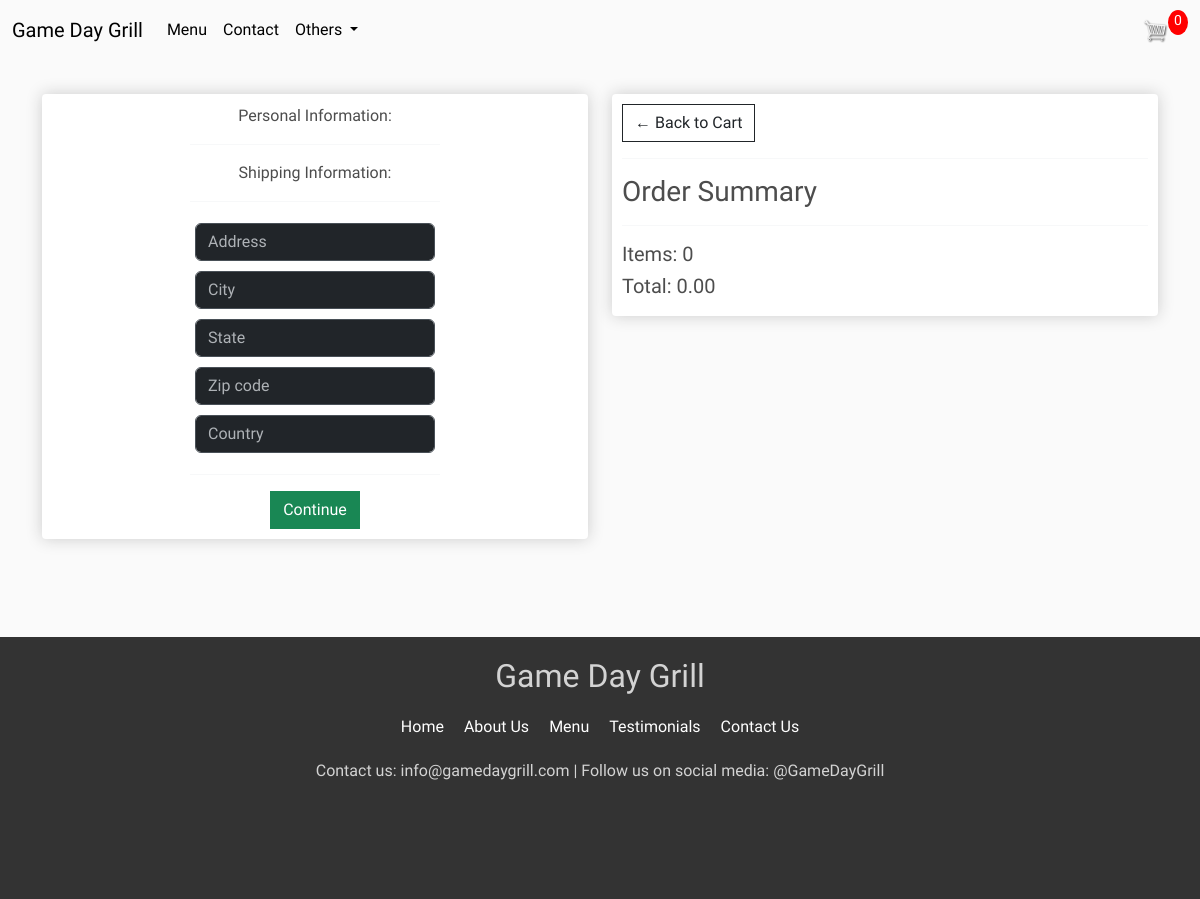
Before: /checkout/ (signed in) with the older database file.
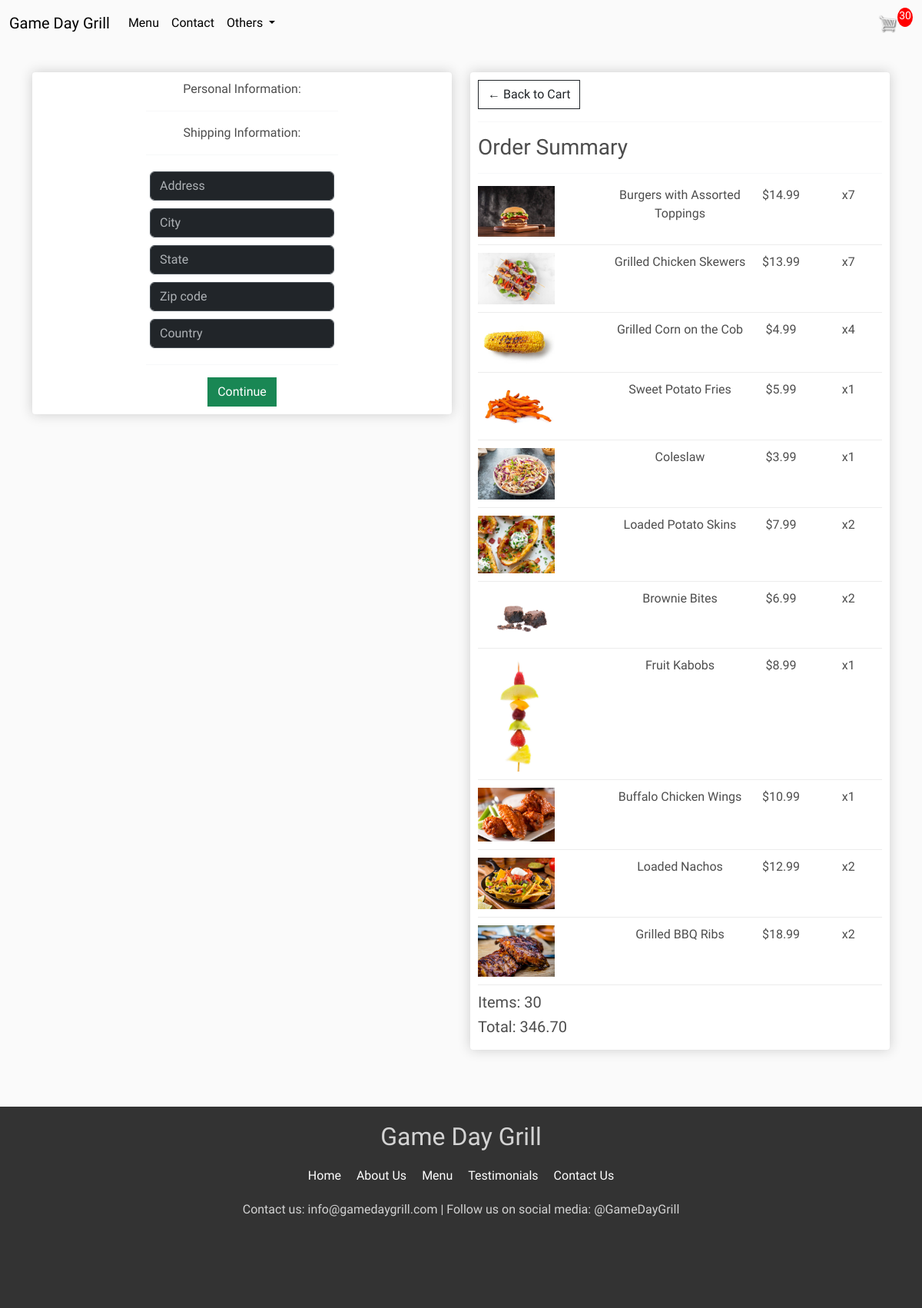
After: the same page with the newer database file.
### store/models.py (models this page shows, shortened)
class Order(models.Model):
    customer = models.ForeignKey(Customer, on_delete=models.SET_NULL, blank=True, null=True)
    date_ordered = models.DateTimeField(auto_now_add=True)
    complete = models.BooleanField(default=False)
    transaction_id = models.CharField(max_length=100, null=True)
    @property
    def shipping(self):
        shipping = False
        orderitems = self.orderitem_set.all()
        for order in orderitems:
            shipping = True
        return shipping
    @property
    def get_cart_total(self):
        orderitems = self.orderitem_set.all()
        total = sum([item.get_total for item in orderitems])
        return total
    @property
    def get_cart_items(self):
        orderitems = self.orderitem_set.all()
        total = sum([item.quantity for item in orderitems])
        return total

class OrderItem(models.Model):
    product = models.ForeignKey(Product, on_delete=models.SET_NULL, blank=True, null=True)
    order = models.ForeignKey(Order, on_delete=models.SET_NULL, null=True)
    quantity = models.IntegerField(default=0, null=True, blank=True)
    date_added = models.DateTimeField(auto_now_add=True)
    @property
    def get_total(self):
        total = self.product.price * self.quantity
        return total

class Product(models.Model):
    name = models.CharField(max_length=100, null=True)
    price = models.DecimalField(max_digits=7, decimal_places=2)
    type = models.CharField(max_length=2, choices=PRODUCT_TYPES, null=True)
    image = models.ImageField(null=True, blank=True)
    description = models.CharField(max_length=1000, null=True, blank=True)
    @property
    def imageURL(self):
        try:
            url = self.image.url
        except:
            url = ''
        return url

### store/views.py (the view)
# urls.py: path('checkout/', views.checkout, name='checkout'),
def checkout(request):
    data = cartData(request)
    cartItems = data['cartItems']
    order = data['order']
    items = data['items']
    context = {'items': items, 'order': order, 'cartItems': cartItems}
    return render(request, 'store/checkout.html', context)

### store/utils.py (called while the page is built)
def cartData(request):
    if request.user.is_authenticated:
        customer = request.user.customer
        order, created = Order.objects.get_or_create(customer=customer, complete=False)
        items = order.orderitem_set.all()
        cartItems = order.get_cart_items
    else:
        cookieData = cookieCart(request)
        cartItems = cookieData['cartItems']
        order = cookieData['order']
        items = cookieData['items']
    return {'cartItems':cartItems, 'order':order, 'items':items}

### store/templates/store/checkout.html (shortened to what this page needs)
{% extends 'store/main.html' %}
{% load static %}
{% block center %}
     <div class="row">
		<div class="col-lg-6">
			<div class="box-element" id="form-wrapper">
				<form id="form">
					<p>Personal Information:</p>
					<div id="shipping-info" >
						<hr>
						<p>Shipping Information:</p>
						<hr>
						<div class="form-field">
							<input class="form-control" type="text" name="address" placeholder="Address" required>
						</div>
						<div class="form-field">
							<input class="form-control" type="text" name="city" placeholder="City" required>
						</div>
						<div class="form-field">
							<input class="form-control" type="text" name="state" placeholder="State" required>
						</div>
						<div class="form-field">
							<input class="form-control" type="text" name="zipcode" placeholder="Zip code" required>
						</div>
						<div class="form-field">
							<input class="form-control" type="text" name="country" placeholder="Country" required>
						</div>
					</div>
					<hr>
					<input id="form-button" class="btn btn-success btn-block" type="submit" value="Continue">
				</form>
			</div>
			<br>
		</div>
		<div class="col-lg-6">
			<div class="box-element">
				<a  class="btn btn-outline-dark" href="{% url 'cart' %}">&#x2190; Back to Cart</a>
				<hr>
				<h3>Order Summary</h3>
				<hr>
				{% for item in items %}
					<div class="cart-row">
						<div style="flex:2"><img class="row-image" src="{{ item.product.imageURL }}"></div>
						<div style="flex:2"><p>{{ item.product.name }}</p></div>
						<div style="flex:1"><p>${{ item.product.price|floatformat:2 }}</p></div>
						<div style="flex:1"><p>x{{ item.quantity }}</p></div>
					</div>
				{% endfor %}
				<h5>Items: {{ order.get_cart_items }}</h5>
				<h5>Total: {{ order.get_cart_total|floatformat:2 }}</h5>
			</div>
		</div>
	</div>
{% endblock center %}

Changed rows visible on the page:
added OrderItem: product.imageURL (picture), product.name "Burgers with Assorted Toppings", product.price "14.99", quantity "7"
added OrderItem: product.imageURL (picture), product.name "Grilled Chicken Skewers", product.price "13.99", quantity "7"
added OrderItem: product.imageURL (picture), product.name "Grilled Corn on the Cob", product.price "4.99", quantity "4"
added OrderItem: product.imageURL (picture), product.name "Sweet Potato Fries", product.price "5.99", quantity "1"
added OrderItem: product.imageURL (picture), product.name "Coleslaw", product.price "3.99", quantity "1"
added OrderItem: product.imageURL (picture), product.name "Loaded Potato Skins", product.price "7.99", quantity "2"
added OrderItem: product.imageURL (picture), product.name "Brownie Bites", product.price "6.99", quantity "2"
added OrderItem: product.imageURL (picture), product.name "Fruit Kabobs", product.price "8.99", quantity "1"
added OrderItem: product.imageURL (picture), product.name "Buffalo Chicken Wings", product.price "10.99", quantity "1"
added OrderItem: product.imageURL (picture), product.name "Loaded Nachos", product.price "12.99", quantity "2"
added OrderItem: product.imageURL (picture), product.name "Grilled BBQ Ribs", product.price "18.99", quantity "2"
changed Order: get_cart_items "0" → "30"; get_cart_total "0.00" → "346.70"
Other visible differences:
{{ cartItems }}: "0" → "30"
